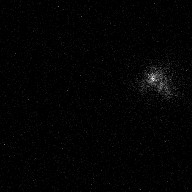
#> input picture images/speckle2.jpg, 192 x 192 px, given in place of result_elipse.png, which was not available
$ python identify.py
#> lines starting #> are read from the running program, lines starting #| are printed output that depends on the picture; pictures that were not available may be replaced by others from this repository, and a replacement may not be noted
### imagemanager.py
import types

from astropy.io import fits
from cv2 import mean as cv_mean
from cv2 import  imread, VideoCapture, CAP_PROP_FRAME_COUNT, cvtColor, COLOR_RGB2GRAY, \
    COLOR_BGR2RGB, COLOR_BayerGB2BGR, COLOR_BayerBG2BGR, THRESH_TOZERO, threshold, \
    GaussianBlur, Laplacian, CV_32F, COLOR_RGB2BGR, imwrite, convertScaleAbs, CAP_PROP_POS_FRAMES, \
    IMREAD_UNCHANGED, flip, COLOR_GRAY2RGB, COLOR_BayerRG2BGR, COLOR_BayerGR2BGR, \
    COLOR_BayerRG2BGR_VNG, COLOR_BayerGR2BGR_VNG, COLOR_BayerGB2BGR_VNG, COLOR_BayerBG2BGR_VNG, \
    COLOR_BayerRG2BGR_EA, COLOR_BayerGR2BGR_EA, COLOR_BayerGB2BGR_EA, COLOR_BayerBG2BGR_EA, resize, COLOR_BGR2GRAY
from numpy import max as np_max
from numpy import min as np_min
from numpy import sum as np_sum
from numpy import uint8, uint16, uint32, int32, float32, clip, zeros, float64, where, average, moveaxis, \
    unravel_index, ndarray, array,sort,frombuffer,reshape, append as np_append, empty, flip as np_flip

from os.path import splitext
from pathlib import Path
from os import path, remove, listdir, stat
import struct

class SerManager:
    # [56 lines left out: functions __init__, get_img, not called in this run]

    def int_to_little_indian(self, i):
        return struct.pack('<Q', i)

    # [16 lines left out: function reduce_ser_file, not called in this run]


class ImageManager:

    def to_gray(self, image):
        return cvtColor(image, COLOR_BGR2GRAY)


    def read_image(self,filename):
        """
        Read an image (in tiff, fits, png or jpg format) from a file.

        :param filename: Path name of the input image.
        :return: RGB or monochrome image.
        """
#> called with filename = 'result_elipse.png'

        name, suffix = splitext(filename)

        # Make sure files with extensions written in large print can be read as well.
        suffix = suffix.lower()
        # Case FITS format:
        if suffix in ('.fit', '.fits'):
            image = uint16(fits.getdata(filename))

            # FITS output file from AS3 is 16bit depth file, even though BITPIX
            # has been set to "-32", which would suggest "numpy.float32"
            # https://docs.astropy.org/en/stable/io/fits/usage/image.html
            # To process this data in PSS, do "round()" and convert numpy array to "np.uint16"
            if image.dtype == '>f4':
                image = image.round().astype(uint16)

            # If color image, move axis to be able to process the content
            if len(image.shape) == 3:
                ImageManager.debayer_frame(image)
                #image = moveaxis(image, 0, -1).copy()
            # Flip image horizontally to recover original orientation
            image = flip(image, 0)

        # Case other supported image formats:
        elif suffix in ('.tiff', '.tif', '.png', '.jpg'):
            input_image = imread(filename, IMREAD_UNCHANGED)
#> input_image is the input picture: shape (192, 192); min 0, max 255, mean 3.6
            if input_image is None:
                raise IOError("Cannot read image file. Possible cause: Path contains non-ascii characters")

            # If color image, convert to RGB mode.
     #       if len(input_image.shape) == 3:
     #           image = cvtColor(input_image, COLOR_BGR2RGB)
      #      else:
      #
            image = input_image

        else:
            raise TypeError("Attempt to read image format other than 'tiff', 'tif',"
                            " '.png', '.jpg' or 'fit', 'fits'")
        return image


    # [384 lines left out: functions debayer_frame, detect_bayer, detect_rgb_bgr, save_image, not called in this run]

### identify.py

import numpy as np
import cv2
from math import exp
I16_BITS_MAX_VALUE = 65535
from scipy.signal import correlate2d
import imutils
from skimage import measure
import matplotlib.pyplot as plt
from imagemanager import ImageManager
from processing import AstroImageProcessing
from skimage.draw import polygon
import math

from skimage.draw import ellipse
from skimage.measure import label, regionprops, regionprops_table
from skimage.transform import rotate


def draw_contours2(image):
    label_img = label(image)
    regions = regionprops(label_img)
    fig, ax = plt.subplots()
    ax.imshow(image, cmap=plt.cm.gray)

    regions_max = {}
    for props in regions:
        regions_max[props.area]=props
    rg_lst = list(regions_max.keys())
    rg_lst.sort(reverse=True)
    props =regions_max[rg_lst[0]]

    y0, x0 = props.centroid
    orientation = props.orientation
    x1 = x0 + math.cos(orientation) * 0.5 * props.axis_minor_length
    y1 = y0 - math.sin(orientation) * 0.5 * props.axis_minor_length
    x2 = x0 - math.sin(orientation) * 0.5 * props.axis_major_length
    y2 = y0 - math.cos(orientation) * 0.5 * props.axis_major_length

    ax.plot((x0, x1), (y0, y1), '-r', linewidth=2.5)
    ax.plot((x0, x2), (y0, y2), '-r', linewidth=2.5)
    ax.plot(x0, y0, '.g', markersize=15)

    minr, minc, maxr, maxc = props.bbox
    bx = (minc, maxc, maxc, minc, minc)
    by = (minr, minr, maxr, maxr, minr)
    ax.plot(bx, by, '-b', linewidth=2.5)


    plt.show()


# [41 lines left out: function draw_contours, not called in this run]

def show_image_3d(image):

    x = np.arange(image.shape[1])
    y = np.arange(image.shape[0])
    x, y = np.meshgrid(x, y)

    fig = plt.figure(figsize=(8, 6))
    ax = fig.add_subplot(111, projection='3d')


    # Utiliser la valeur des pixels comme coordonnées Z
    z = image

    # Afficher la surface
    ax.plot_surface(x, y, z)

    # Définir les libellés des axes
    ax.set_xlabel('Axe X')
    ax.set_ylabel('Axe Y')
    ax.set_zlabel('Valeur des pixels')
    ax.view_init(56, 134, 0)
    # Afficher le graphique
    plt.show()


imager = ImageManager()
image = imager.read_image("result_elipse.png")


# Calculer les gradients le long de x et de y
gx, gy = np.gradient(image)
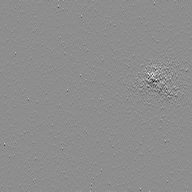
#> gx: shape (192, 192) float64; min -99, max 79, mean 0; drawn with min black and max white
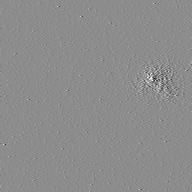
#> gy: shape (192, 192) float64; min -85, max 69, mean 0; drawn with min black and max white

# Créer un maillage de coordonnées pour les positions x et y
x = np.arange(0, gx.shape[1])
#> x = 192 values from 0 to 191
y = np.arange(0, gx.shape[0])
#> y = 192 values from 0 to 191
x, y = np.meshgrid(x, y)

# Créer la figure 3D
fig = plt.figure(figsize=(8, 6))
ax = fig.add_subplot(111, projection='3d')

# Tracer la surface 3D
ax.plot_surface(x, y, np.sqrt(gx**2 + gy**2), cmap='viridis')
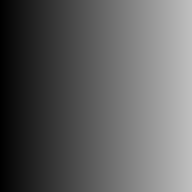
#> x: shape (192, 192) int64; min 0, max 191, mean 95.5

# Configurer les étiquettes des axes
ax.set_xlabel('Axis X')
ax.set_ylabel('Axis Y')
ax.set_zlabel('Gradient Magnitude')

# Afficher la figure
plt.show()
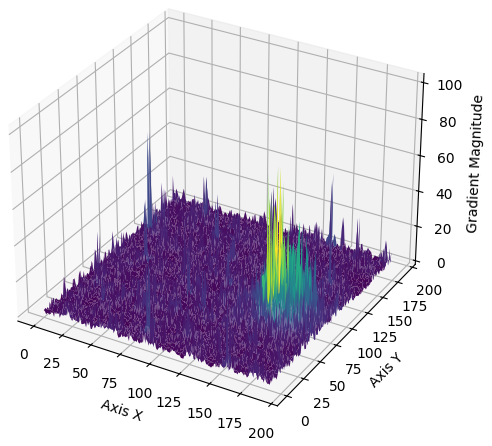
#> figure drawn by matplotlib, 1 panel
print(image)
#> (printed output is left out)
print(image.max(),image.min())
#| 255 0
(minVal, maxVal, minLoc, maxLoc) = cv2.minMaxLoc(image)
#> minVal = 0; maxVal = 255; minLoc = (5, 0); maxLoc = (153, 78)
print(minVal, maxVal, minLoc, maxLoc)
#| 0.0 255.0 (5, 0) (153, 78)
plt.figure()
plt.imshow(image)
plt.title("Observed and expected secondary locations")
plt.show()

show_image_3d(image)
#> in show_image_3d, `plt.show()`:
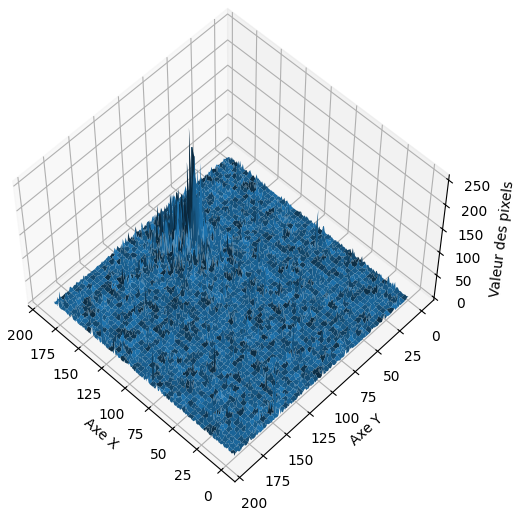
#> figure drawn by matplotlib, 1 panel

image=(image/image.max() * 65535).astype(int)
draw_contours2(image)
#> in draw_contours2, `label_img = label(image)`:
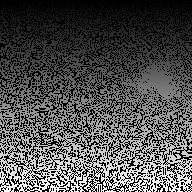
#> label_img: shape (192, 192) int64; min 0, max 15726, mean 4789.3; drawn with min black and max white
#> in draw_contours2, `regions = regionprops(label_img)`: regions = 15726 regions
#> after the loop in draw_contours2, `for props in regions:`: regions_max = 22 items
#> in draw_contours2, `rg_lst = list(regions_max.keys())`: rg_lst = [2, 16, 1, 7, 5, 4, 11, 12, 19, 14, 3, 9, 6, 8, 10, 13, 18, 15, 45, 17, 29, 26]
#> in draw_contours2, `y0, x0 = props.centroid`: y0 = 58.09; x0 = 36.38
#> in draw_contours2, `orientation = props.orientation`: orientation = -0.183
#> in draw_contours2, `x1 = x0 + math.cos(orientation) * 0.5 * props.axis_minor_length`: x1 = 40.74
#> in draw_contours2, `y1 = y0 - math.sin(orientation) * 0.5 * props.axis_minor_length`: y1 = 58.89
#> in draw_contours2, `x2 = x0 - math.sin(orientation) * 0.5 * props.axis_major_length`: x2 = 37.59
#> in draw_contours2, `y2 = y0 - math.cos(orientation) * 0.5 * props.axis_major_length`: y2 = 51.54
#> in draw_contours2, `minr, minc, maxr, maxc = props.bbox`: minr = 51; minc = 32; maxr = 64; maxc = 41
#> in draw_contours2, `bx = (minc, maxc, maxc, minc, minc)`: bx = (32, 41, 41, 32, 32)
#> in draw_contours2, `by = (minr, minr, maxr, maxr, minr)`: by = (51, 51, 64, 64, 51)
#> in draw_contours2, `plt.show()`:
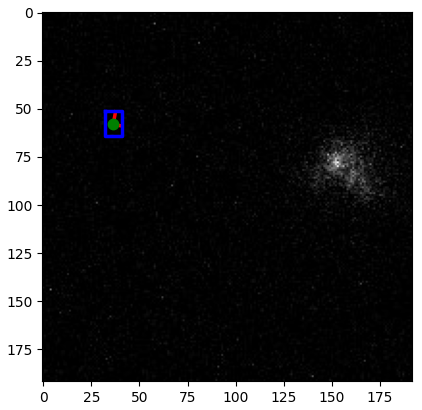
#> figure drawn by matplotlib, 1 panel

$ run again, on images/speckle3.jpg
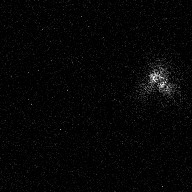
#> input picture images/speckle3.jpg, 192 x 192 px, given in place of result_elipse.png, which was not available
#> in read_image, input_image is the input picture: shape (192, 192); min 0, max 255, mean 5.6
#> (printed output is left out)
#| 255 0
#> minVal = 0; maxVal = 255; minLoc = (1, 0); maxLoc = (153, 77)
#| 0.0 255.0 (1, 0) (153, 77)
#> in draw_contours2, `label_img = label(image)`:
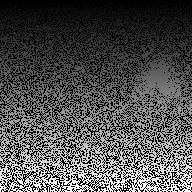
#> label_img: shape (192, 192) int64; min 0, max 18241, mean 5542; drawn with min black and max white
#> regions = 18241 regions
#> after the loop in draw_contours2, `for props in regions:`: regions_max = 10 items
#> rg_lst = [1, 4, 2, 3, 5, 7, 6, 8, 9, 10]
#> y0 = 123.8; x0 = 140.6
#> orientation = 1.13
#> x1 = 141.5
#> y1 = 121.9
#> x2 = 137.1
#> y2 = 122.2
#> minr = 122; minc = 138; maxr = 127; maxc = 145
#> bx = (138, 145, 145, 138, 138)
#> by = (122, 122, 127, 127, 122)
#> in draw_contours2, `plt.show()`:
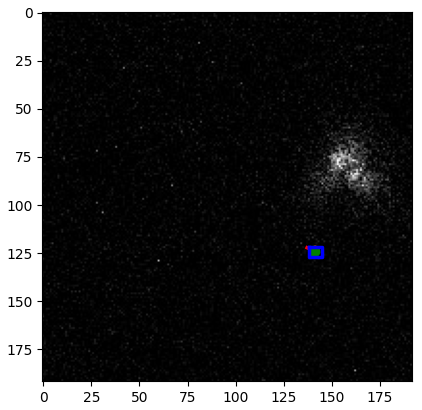
#> figure drawn by matplotlib, 1 panel
